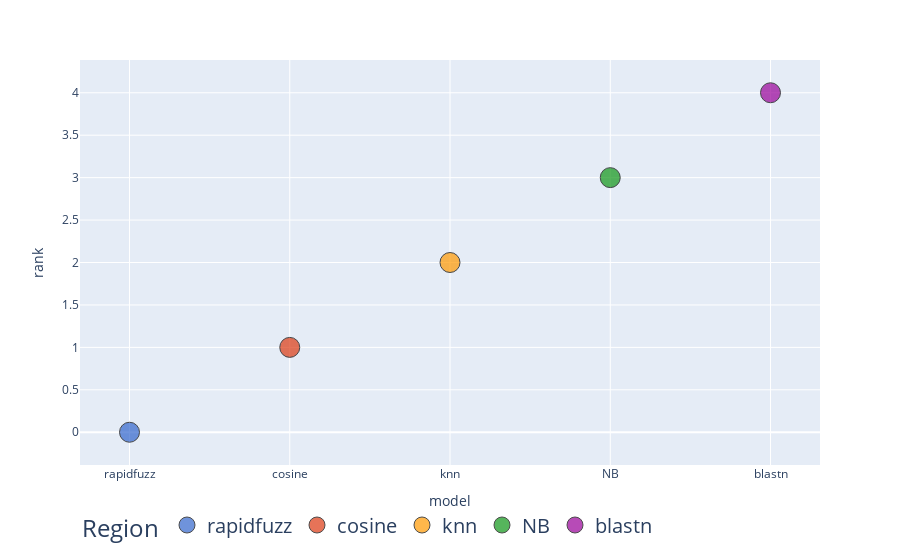

The notebook cell saved with this chart:
### Code cell
fig = px.scatter(
    temp,
    y = 'rank', 
    x = 'model',
    color = 'model',
    color_discrete_sequence=px.colors.qualitative.G10[0:], 
    opacity = 0.7)


fig.update_legends(font = dict(size = 20), title = 'Region', orientation = 'h')
fig.update_traces(marker = dict(size = 20, line = dict(width = 1, color = 'black')))
fig.show()

### Figure 1 — Plotly figure (JSON) as saved in the notebook; plotly's stock layout.template omitted (floating-point values rounded to 4 significant figures)
{"data": [{"hovertemplate": "model=%{x}<br>rank=%{y}<extra></extra>", "legendgroup": "rapidfuzz", "marker": {"color": "#3366CC", "line": {"color": "black", "width": 1}, "opacity": 0.7, "size": 20, "symbol": "circle"}, "mode": "markers", "name": "rapidfuzz", "orientation": "v", "showlegend": true, "type": "scatter", "x": ["rapidfuzz"], "xaxis": "x", "y": [0], "yaxis": "y"}, {"hovertemplate": "model=%{x}<br>rank=%{y}<extra></extra>", "legendgroup": "cosine", "marker": {"color": "#DC3912", "line": {"color": "black", "width": 1}, "opacity": 0.7, "size": 20, "symbol": "circle"}, "mode": "markers", "name": "cosine", "orientation": "v", "showlegend": true, "type": "scatter", "x": ["cosine"], "xaxis": "x", "y": [1], "yaxis": "y"}, {"hovertemplate": "model=%{x}<br>rank=%{y}<extra></extra>", "legendgroup": "knn", "marker": {"color": "#FF9900", "line": {"color": "black", "width": 1}, "opacity": 0.7, "size": 20, "symbol": "circle"}, "mode": "markers", "name": "knn", "orientation": "v", "showlegend": true, "type": "scatter", "x": ["knn"], "xaxis": "x", "y": [2], "yaxis": "y"}, {"hovertemplate": "model=%{x}<br>rank=%{y}<extra></extra>", "legendgroup": "NB", "marker": {"color": "#109618", "line": {"color": "black", "width": 1}, "opacity": 0.7, "size": 20, "symbol": "circle"}, "mode": "markers", "name": "NB", "orientation": "v", "showlegend": true, "type": "scatter", "x": ["NB"], "xaxis": "x", "y": [3], "yaxis": "y"}, {"hovertemplate": "model=%{x}<br>rank=%{y}<extra></extra>", "legendgroup": "blastn", "marker": {"color": "#990099", "line": {"color": "black", "width": 1}, "opacity": 0.7, "size": 20, "symbol": "circle"}, "mode": "markers", "name": "blastn", "orientation": "v", "showlegend": true, "type": "scatter", "x": ["blastn"], "xaxis": "x", "y": [4], "yaxis": "y"}], "layout": {"legend": {"font": {"size": 20}, "orientation": "h", "title": {"text": "Region"}, "tracegroupgap": 0}, "margin": {"t": 60}, "xaxis": {"anchor": "y", "categoryarray": ["rapidfuzz", "cosine", "knn", "NB", "blastn"], "categoryorder": "array", "domain": [0, 1], "title": {"text": "model"}}, "yaxis": {"anchor": "x", "domain": [0, 1], "title": {"text": "rank"}}}}
